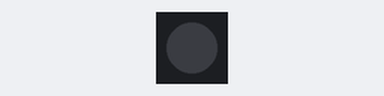
A program run on a simulated ESP32 board running MicroPython. Shown: 1 RGB LEDs in strip order, left to right. Dim RGB values are drawn brighter than linear.

Above: at 0.15 s.
At 3.43 s:
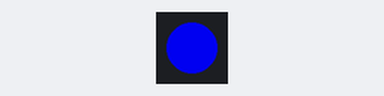
At 5.2 s:
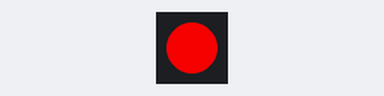
At 6.98 s:
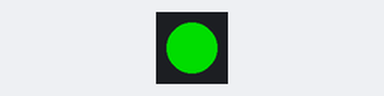
Timing chart, 0 to 7.3 s (numbered marks = the images above):
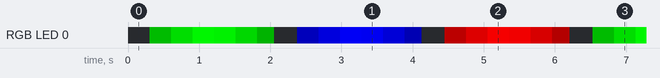

The program:

neobreath.py
```python
from machine import Pin
from time import sleep
import neopixel

pin = Pin(27, Pin.OUT)
npix = neopixel.NeoPixel(pin, 1)

def LightAll(col):
    for pix in range(0, 1):
        npix[pix] = col
    npix.write()
    return

while True:
   for i in range(0,255,5):
       LightAll((0,i,0))
       sleep(0.02)
   for i in range(255,-1,-5):
       LightAll((0,i,0))
       sleep(0.02)
   for i in range(0,255,5):
       LightAll((0,0,i))
       sleep(0.02)
   for i in range(255,-1,-5):
       LightAll((0,0,i))
       sleep(0.02)
   for i in range(0,255,5):
       LightAll((i,0,0))
       sleep(0.02)
   for i in range(255,-1,-5):
       LightAll((i,0,0))
       sleep(0.02)
```

Measured:
- by itself, RGB LED 0: off → RGB(0, 75, 0) at 0.30 s, → RGB(0, 150, 0) 0.30 s later, → RGB(0, 225, 0) 0.30 s later, → RGB(0, 210, 0) 0.30 s later, … (134 changes in this stretch)
- by itself, everything shown: repeats every 6.2 s, in 21 steps
